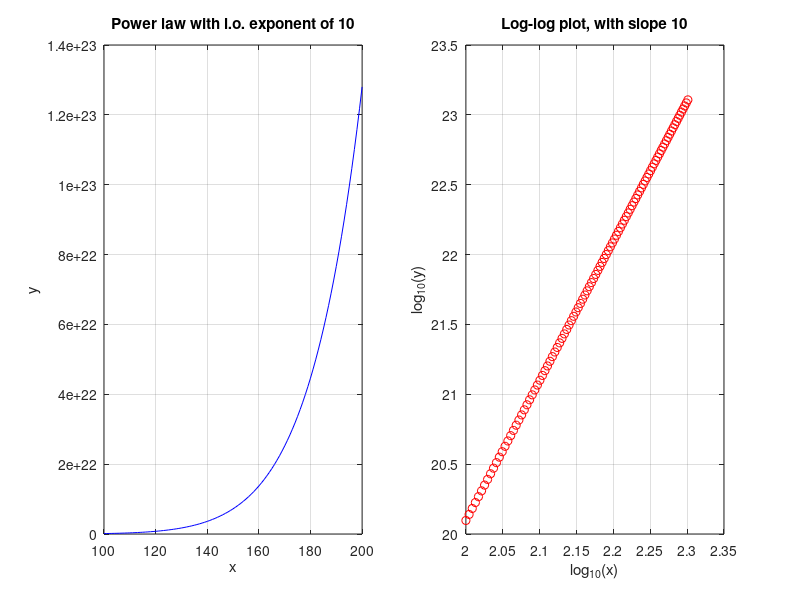

Write the MATLAB code that produced this figure.
%
% power_law_plot.m (hl -- Jan. 2019)
%
% Purpose      : To highlight how the slope of a log-log plot can be
%                used to determine the leading order behaviour of a
%                power law relationship
%
% Instructions : Run the code as is, and check the output in the
%                command line. How does lo_exp compare to the best 
%                fit slope? experiment by changing lo_exp.
%

% Define x-values, chosen so that leading order beahviour 
% dominates. 
x = [100:200]; 

% Leading order exponent
% Experiment by changing this value
lo_exp = 10; 

% Our power law we wish to analyze 
y = 5/4*x.^lo_exp + x + 45; 

% Compute log values
logx = log10(x); 
logy = log10(y);

% Best fit line to log data 
p = polyfit(logx,logy,1);

% Output
% How does the slope of the best fit compare to lo_exp?
display(['Leading order power law is : ',num2str(lo_exp)])
display(['Slope of best fit line is  : ',num2str(p(1))])

% Plotting 
figure(1) 
clf; hold on; 

% Plot of raw data
% Is it clear exactly what power law is being plotted? 
subplot(1,2,1)
plot(x,y,'b')
grid on 
xlabel('x')
ylabel('y')
title(['Power law with l.o. exponent of ', ...
       num2str(lo_exp)])

% Plot of log data 
% It should be clear that this relationship is linear
subplot(1,2,2)
plot(logx,logy,'ro') 
grid on 
xlabel('log_{10}(x)')
ylabel('log_{10}(y)')
title(['Log-log plot, with slope ', num2str(p(1))])